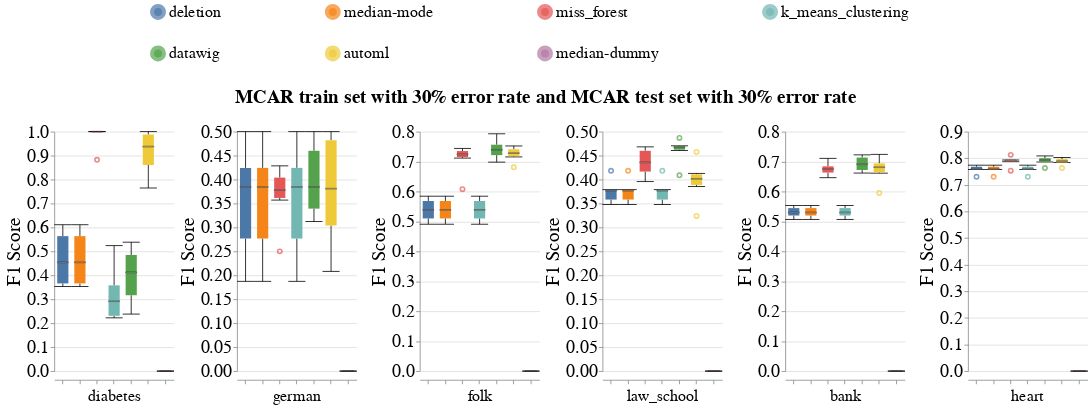

Write notebook code for a chart like this one.
### Code cell
# Categorical
dataset_to_column_name = {
    DIABETES_DATASET: 'PhysicallyActive',
    GERMAN_CREDIT_DATASET: 'employment-since',
    ACS_INCOME_DATASET: 'MAR',
    LAW_SCHOOL_DATASET: 'tier',
    BANK_MARKETING_DATASET: 'education',
    CARDIOVASCULAR_DISEASE_DATASET: 'cholesterol',
}
create_box_plots_for_diff_imputers_and_datasets(train_injection_scenario='MCAR3',
                                                test_injection_scenario='MCAR3',
                                                metric_name='f1_score',
                                                dataset_to_column_name=dataset_to_column_name,
                                                db_client=db_client,
                                                without_dummy=True)

### Figure 1 — Vega-Lite specification as saved in the notebook (floating-point values rounded to 4 significant figures; data arrays with more than 128 entries replaced by an {"elided": "..."} marker saying what was removed)
{"config": {"view": {"continuousWidth": 400, "continuousHeight": 300, "stroke": null}, "axis": {"labelFontSize": 22, "labelFontWeight": "normal", "titleFontSize": 24, "titleFontWeight": "normal"}, "facet": {"spacing": 5}, "header": {"labelFontSize": 20, "labelOrient": "bottom", "labelPadding": 5, "titleFontSize": 24}, "legend": {"columns": 4, "direction": "horizontal", "labelFontSize": 20, "labelLimit": 400, "orient": "top", "symbolOffset": 120, "symbolStrokeWidth": 10, "titleAnchor": "middle", "titleFontSize": 22, "titleLimit": 300}, "title": {"fontSize": 24}}, "data": {"name": "data-742dcebda9b9e7f913dddfe40567ad07"}, "mark": {"type": "boxplot", "median": {"stroke": "black", "strokeWidth": 0.7}, "ticks": true}, "encoding": {"color": {"field": "Null_Imputer_Name", "sort": ["deletion", "median-mode", "miss_forest", "k_means_clustering", "datawig", "automl"], "title": null, "type": "nominal"}, "column": {"field": "Dataset_Name", "sort": ["diabetes", "german", "folk", "law_school", "bank", "heart"], "title": "MCAR train set with 30% error rate and MCAR test set with 30% error rate", "type": "nominal"}, "x": {"axis": {"labels": false}, "field": "Null_Imputer_Name", "sort": ["deletion", "median-mode", "miss_forest", "k_means_clustering", "datawig", "automl"], "title": null, "type": "nominal"}, "y": {"field": "F1_Score", "scale": {"zero": false}, "title": "F1 Score", "type": "quantitative"}}, "resolve": {"scale": {"y": "independent"}}, "width": 150, "$schema": "https://vega.github.io/schema/vega-lite/v4.17.0.json", "datasets": {"data-742dcebda9b9e7f913dddfe40567ad07": {"elided": "252 records"}}}
